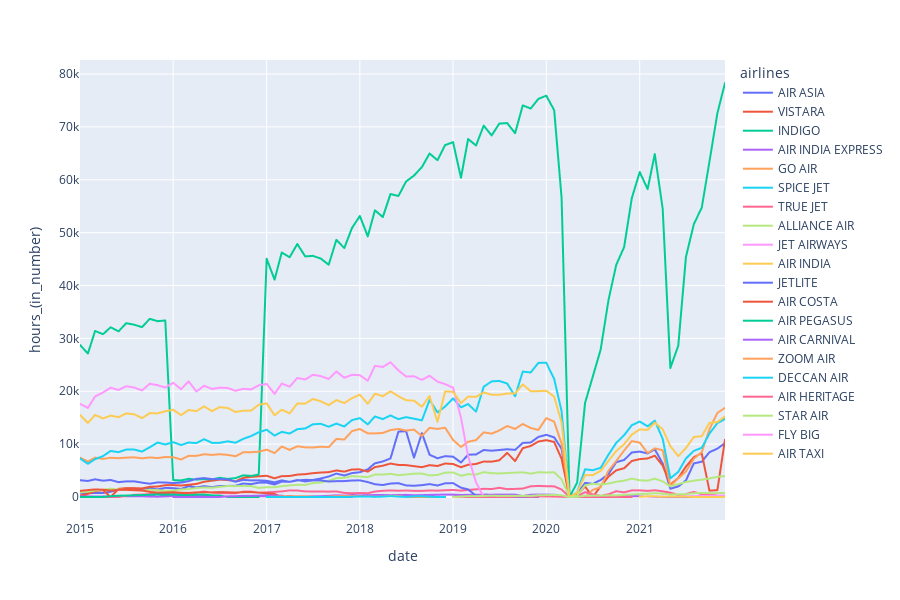

The notebook cell this image was saved under:
### Markdown cell above
# Year wise number of hours flew by Airlines

### Code cell
fig = px.line(data_frame=df_passenger, x='date', y='hours_(in_number)', color='airlines', height=600)
fig.show()
